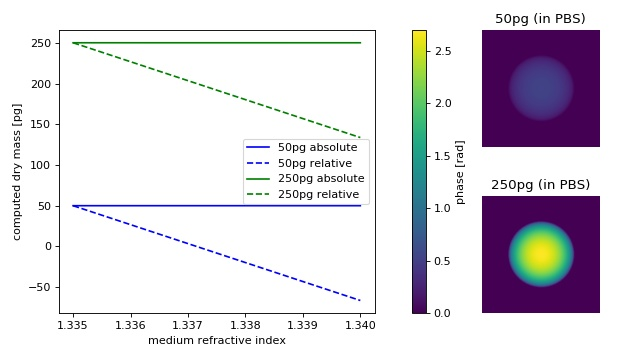

Reproduce this figure in Python.
"""Comparison of relative and absolute dry mass

Relative dry mass is the dry mass computed relative to the
surrounding medium. If the refractive index of the surrounding
does not match that of the intracellular fluid (approximately 1.335),
then the relative dry mass underestimates
the actual dry mass. For a spherical cell, the absolute (corrected)
dry mass can be computed as described in the theory section on
:ref:`dry mass computation <section_theory_dry_mass>`.

This examples compares the relative dry mass
(:py:func:`drymass.ansphere.relative_dry_mass`) to the
absolute dry mass corrected for a spherical phase object
(:py:func:`drymass.ansphere.absolute_dry_mass_sphere`).
From simulated phase images (projection approach, wavelength 550nm)
of two cell-like spheres with a radius of 10µm and dry masses of
50pg (n≈1.335) and 250pg (n≈1.344), the absolute and relative dry
masses are computed with varying refractive index of the medium.

At the refractive index of water, absolute and relative dry mass
are equivalent. As the refractive index of the medium increases,
the relative drymass decreases linearly, underestimating the
actual dry mass.
"""
from drymass.anasphere import absolute_dry_mass_sphere, relative_dry_mass
import matplotlib
import matplotlib.pylab as plt
import numpy as np
import qpsphere

# refraction increment
alpha = .18  # [mL/g]

# general simulation parameters
model = "projection"
wavelength = 500e-9  # [m]
pixel_size = 1.8e-7  # [m]
grid_size = (200, 200)  # [px]

# sphere parameters
radius = 10  # [µm]
center = (100, 100)  # [px]

dry_masses = [50, 250]  # [pg]
medium_indices = np.linspace(1.335, 1.34, 5)

qpi_pbs = {}
m_abs = {}
m_rel = {}
phase_data = np.zeros(grid_size, dtype=float)
for m in dry_masses:
    # initiate results list
    m_abs[m] = []
    m_rel[m] = []
    # compute refractive index from dry mass
    r_m = radius * 1e-6
    alpha_m3g = alpha * 1e-6
    m_g = m * 1e-12
    n = 1.335 + 3 * alpha_m3g * m_g / (4 * np.pi * (r_m**3))
    for medium_index in medium_indices:
        # generate example dataset
        qpi = qpsphere.simulate(radius=r_m,
                                sphere_index=n,
                                medium_index=medium_index,
                                wavelength=wavelength,
                                pixel_size=pixel_size,
                                model=model,
                                grid_size=grid_size,
                                center=center)
        # absolute dry mass
        ma = absolute_dry_mass_sphere(qpi=qpi,
                                      radius=r_m,
                                      center=center,
                                      alpha=alpha,
                                      rad_fact=1.2)
        m_abs[m].append(ma * 1e12)
        # relative dry mass
        mr = relative_dry_mass(qpi=qpi,
                               radius=r_m,
                               center=center,
                               alpha=alpha,
                               rad_fact=1.2)
        m_rel[m].append(mr * 1e12)
        if medium_index == 1.335:
            qpi_pbs[m] = qpi

# plot results
fig = plt.figure(figsize=(8, 4.5))
matplotlib.rcParams["image.interpolation"] = "bicubic"
# phase images
kw = {"vmax": qpi_pbs[dry_masses[1]].pha.max(),
      "vmin": qpi_pbs[dry_masses[1]].pha.min()}

ax1 = plt.subplot2grid((2, 3), (0, 2))
ax1.set_title("{}pg (in PBS)".format(dry_masses[0]))
ax1.axis("off")
map1 = ax1.imshow(qpi_pbs[dry_masses[0]].pha, **kw)

ax2 = plt.subplot2grid((2, 3), (1, 2))
ax2.set_title("{}pg (in PBS)".format(dry_masses[1]))
ax2.axis("off")
ax2.imshow(qpi_pbs[dry_masses[1]].pha, **kw)

# overview plot
ax3 = plt.subplot2grid((2, 3), (0, 0), colspan=2, rowspan=2)
ax3.set_xlabel("medium refractive index")
ax3.set_ylabel("computed dry mass [pg]")
for m, c in zip(dry_masses, ["blue", "green"]):
    ax3.plot(medium_indices, m_abs[m], ls="solid", color=c,
             label="{}pg absolute".format(m))
    ax3.plot(medium_indices, m_rel[m], ls="dashed", color=c,
             label="{}pg relative".format(m))
ax3.legend()
plt.colorbar(map1, ax=ax3, fraction=.048, pad=0.1,
             label="phase [rad]")

plt.tight_layout()
plt.subplots_adjust(wspace=.14)
plt.show()
